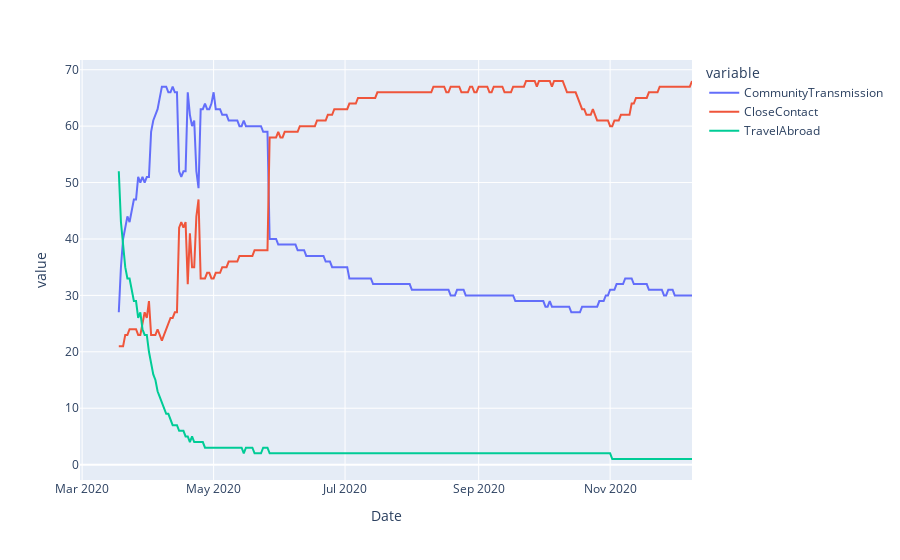

The code cell stored with this chart in its notebook:
### Code cell
import plotly.express as px


# imports
import plotly.express as px 
import pandas as pd 
import numpy as np 

import plotly.express as px


fig = px.line(df, x='Date', y=['CommunityTransmission', 'CloseContact', 'TravelAbroad'])
fig.show()

# fig = px.scatter(df, x='Date', y=['CommunityTransmission', 'CloseContact', 'TravelAbroad'])

# fig.update_traces(
#     name='sample 1',
#     mode='markers+lines',
# #     error_y=dict(color='black', width=5, thickness=1),
#     marker=dict(color='red', size=10),
#     line=dict(color='blue', width=3),
#     showlegend=True
# )

# fig.update_layout(template='simple_white',
#     yaxis_title='Wind speed (m/s)',
#     title='Continuous, variable value error bars',
#     hovermode="x"
# )
 
# fig.show()

### Figure 1 — Plotly figure (JSON) as saved in the notebook; plotly's stock layout.template omitted (floating-point values rounded to 4 significant figures; data arrays with more than 128 entries replaced by an {"elided": "..."} marker saying what was removed)
{"data": [{"hovertemplate": "variable=CommunityTransmission<br>Date=%{x}<br>value=%{y}<extra></extra>", "legendgroup": "CommunityTransmission", "line": {"color": "#636efa", "dash": "solid"}, "mode": "lines", "name": "CommunityTransmission", "orientation": "v", "showlegend": true, "type": "scatter", "x": {"elided": "283 str values"}, "xaxis": "x", "y": {"elided": "283 int values"}, "yaxis": "y"}, {"hovertemplate": "variable=CloseContact<br>Date=%{x}<br>value=%{y}<extra></extra>", "legendgroup": "CloseContact", "line": {"color": "#EF553B", "dash": "solid"}, "mode": "lines", "name": "CloseContact", "orientation": "v", "showlegend": true, "type": "scatter", "x": {"elided": "283 str values"}, "xaxis": "x", "y": {"elided": "283 int values"}, "yaxis": "y"}, {"hovertemplate": "variable=TravelAbroad<br>Date=%{x}<br>value=%{y}<extra></extra>", "legendgroup": "TravelAbroad", "line": {"color": "#00cc96", "dash": "solid"}, "mode": "lines", "name": "TravelAbroad", "orientation": "v", "showlegend": true, "type": "scatter", "x": {"elided": "283 str values"}, "xaxis": "x", "y": {"elided": "283 int values"}, "yaxis": "y"}], "layout": {"legend": {"title": {"text": "variable"}, "tracegroupgap": 0}, "margin": {"t": 60}, "xaxis": {"anchor": "y", "domain": [0, 1], "title": {"text": "Date"}}, "yaxis": {"anchor": "x", "domain": [0, 1], "title": {"text": "value"}}}}
